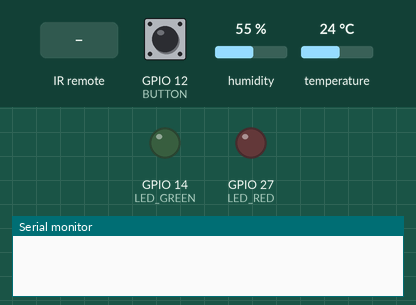
This sketch was run on a simulated ESP8266 (NodeMCU). Parts: output pins drawn as LEDs (lit = HIGH), the last lines printed to the serial monitor. The inputs (shaded band) are chosen by the test bench; at power-on: GPIO 12 (BUTTON) HIGH, temperature 24 °C, humidity 55 %.

Above: at 3.2 s.
3.3 s: GPIO 12 (BUTTON) pulled LOW for 0.15 s
At 4.1 s:
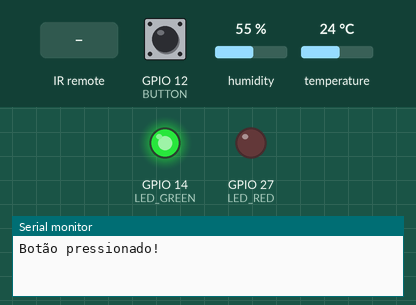
4.9 s: infrared code 0xBD7689 received
At 5.3 s:
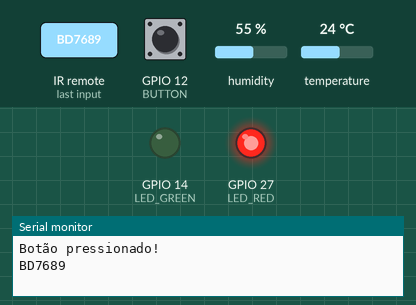
6.4 s: temperature set to 20 °C
10.0 s: GPIO 12 (BUTTON) pulled LOW for 1 s
At 10.6 s:
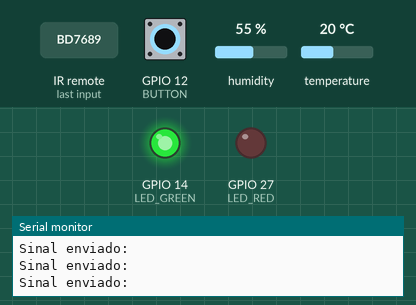
12.5 s: GPIO 12 (BUTTON) pulled LOW for 3.2 s
At 13.2 s:
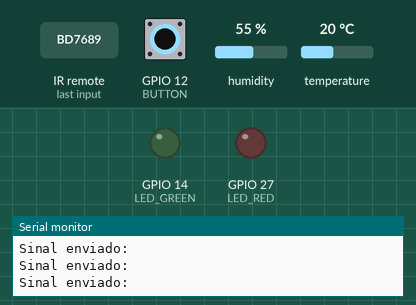
Timing chart, 0 to 15.5 s (numbered marks = the images above; inputs shaded):
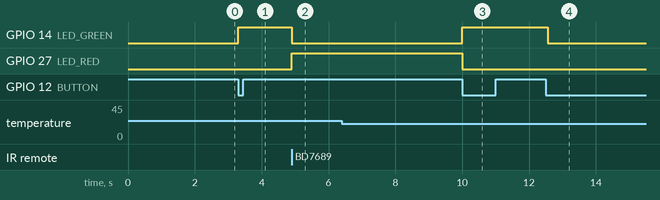

Measured:
- after the input at 3.3 s, GPIO 14 (LED_GREEN): LOW → HIGH at once
- after the input at 4.9 s, GPIO 14 (LED_GREEN): HIGH → LOW at once; GPIO 27 (LED_RED): LOW → HIGH at once
- after the input at 10.0 s, GPIO 14 (LED_GREEN): LOW → HIGH at once; GPIO 27 (LED_RED): HIGH → LOW at once
- after the input at 12.5 s, GPIO 14 (LED_GREEN): HIGH → LOW after 0.06 s

The sketch:

sketch_may24a.ino
```cpp
#include <IRremoteESP8266.h>
#include <IRrecv.h>
#include <IRsend.h>
#include <IRutils.h>
#include<DHT.h>
DHT dht(4, DHT11);

const int IR_PIN = 2;
const int REC_IR = 13;
const int BUTTON = 12;
bool buttonState = HIGH;
bool lastButtonState = HIGH;
bool ledState = false;
unsigned long IR_1 = 0;
#define LED_RED 27
#define LED_GREEN 14

IRrecv irrecv(REC_IR);
IRsend irsend(IR_PIN);
decode_results results;

void setup() {
  dht.begin();
  Serial.begin(115200);
  pinMode(BUTTON, INPUT_PULLUP);
  pinMode(LED_GREEN, OUTPUT);
  pinMode(LED_RED, OUTPUT);
  irrecv.enableIRIn();
  irsend.begin();
  delay(2000);
}

void loop() {
  float temp = dht.readTemperature();
  float humity = dht.readHumidity();

  buttonState = digitalRead(BUTTON);

  if (buttonState != lastButtonState) {
    if (buttonState == LOW) {
      ledState = !ledState;
      digitalWrite(LED_GREEN, ledState ? HIGH : LOW);
      digitalWrite(LED_RED, LOW);
      Serial.println("Botão pressionado!");
      delay(50);
    }
    lastButtonState = buttonState;
  }

  if(temp < 22.00){
    unsigned long irCode = 0xBD7689;
    irsend.sendNEC(IR_1, 32);
    Serial.println("Sinal enviado: ");
  }

  if (irrecv.decode(&results)) {
    IR_1 = results.value;
    Serial.println(IR_1, HEX);
    digitalWrite(LED_GREEN, LOW);
    digitalWrite(LED_RED, HIGH);
    ledState = false;
    irrecv.resume();
  }
}
```
